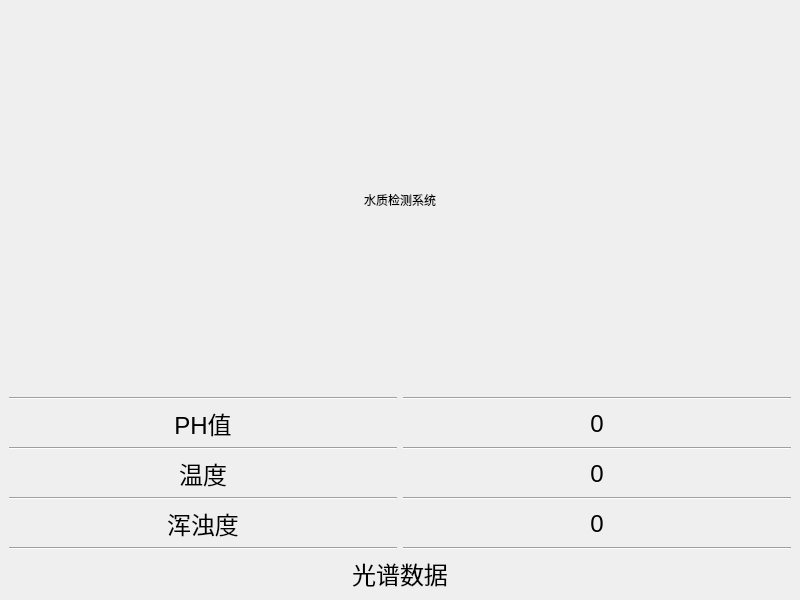
<?xml version="1.0" encoding="UTF-8"?>
<ui version="4.0">
 <class>MainWindow</class>
 <widget class="QMainWindow" name="MainWindow">
  <property name="geometry">
   <rect>
    <x>0</x>
    <y>0</y>
    <width>800</width>
    <height>600</height>
   </rect>
  </property>
  <property name="windowTitle">
   <string>MainWindow</string>
  </property>
  <widget class="QWidget" name="centralwidget">
   <layout class="QVBoxLayout" name="verticalLayout" stretch="1,0,0">
    <item>
     <widget class="QLabel" name="title">
      <property name="styleSheet">
       <string notr="true">font: 20pt &quot;微软雅黑&quot;;</string>
      </property>
      <property name="text">
       <string>水质检测系统</string>
      </property>
      <property name="alignment">
       <set>Qt::AlignCenter</set>
      </property>
     </widget>
    </item>
    <item>
     <layout class="QGridLayout" name="gridLayout">
      <property name="sizeConstraint">
       <enum>QLayout::SetMaximumSize</enum>
      </property>
      <item row="4" column="1">
       <widget class="QLabel" name="temp_value">
        <property name="font">
         <font>
          <pointsize>18</pointsize>
         </font>
        </property>
        <property name="text">
         <string>0</string>
        </property>
        <property name="alignment">
         <set>Qt::AlignCenter</set>
        </property>
       </widget>
      </item>
      <item row="1" column="1">
       <widget class="QLabel" name="ph_value">
        <property name="font">
         <font>
          <pointsize>18</pointsize>
         </font>
        </property>
        <property name="text">
         <string>0</string>
        </property>
        <property name="alignment">
         <set>Qt::AlignCenter</set>
        </property>
       </widget>
      </item>
      <item row="4" column="0">
       <widget class="QLabel" name="temp_label">
        <property name="font">
         <font>
          <pointsize>18</pointsize>
         </font>
        </property>
        <property name="text">
         <string>温度</string>
        </property>
        <property name="alignment">
         <set>Qt::AlignCenter</set>
        </property>
       </widget>
      </item>
      <item row="7" column="1">
       <widget class="QLabel" name="tre_value">
        <property name="font">
         <font>
          <pointsize>18</pointsize>
         </font>
        </property>
        <property name="text">
         <string>0</string>
        </property>
        <property name="alignment">
         <set>Qt::AlignCenter</set>
        </property>
       </widget>
      </item>
      <item row="5" column="1">
       <widget class="Line" name="line_5">
        <property name="orientation">
         <enum>Qt::Horizontal</enum>
        </property>
       </widget>
      </item>
      <item row="2" column="1">
       <widget class="Line" name="line_3">
        <property name="orientation">
         <enum>Qt::Horizontal</enum>
        </property>
       </widget>
      </item>
      <item row="8" column="1">
       <widget class="Line" name="line">
        <property name="orientation">
         <enum>Qt::Horizontal</enum>
        </property>
       </widget>
      </item>
      <item row="2" column="0">
       <widget class="Line" name="line_2">
        <property name="orientation">
         <enum>Qt::Horizontal</enum>
        </property>
       </widget>
      </item>
      <item row="1" column="0">
       <widget class="QLabel" name="ph_label">
        <property name="font">
         <font>
          <pointsize>18</pointsize>
         </font>
        </property>
        <property name="text">
         <string>PH值</string>
        </property>
        <property name="alignment">
         <set>Qt::AlignCenter</set>
        </property>
       </widget>
      </item>
      <item row="5" column="0">
       <widget class="Line" name="line_4">
        <property name="orientation">
         <enum>Qt::Horizontal</enum>
        </property>
       </widget>
      </item>
      <item row="7" column="0">
       <widget class="QLabel" name="tre_label">
        <property name="font">
         <font>
          <pointsize>18</pointsize>
         </font>
        </property>
        <property name="text">
         <string>浑浊度</string>
        </property>
        <property name="alignment">
         <set>Qt::AlignCenter</set>
        </property>
       </widget>
      </item>
      <item row="0" column="0">
       <widget class="Line" name="line_6">
        <property name="orientation">
         <enum>Qt::Horizontal</enum>
        </property>
       </widget>
      </item>
      <item row="8" column="0">
       <widget class="Line" name="line_7">
        <property name="orientation">
         <enum>Qt::Horizontal</enum>
        </property>
       </widget>
      </item>
      <item row="0" column="1">
       <widget class="Line" name="line_8">
        <property name="orientation">
         <enum>Qt::Horizontal</enum>
        </property>
       </widget>
      </item>
     </layout>
    </item>
    <item>
     <widget class="QLabel" name="label">
      <property name="font">
       <font>
        <pointsize>18</pointsize>
       </font>
      </property>
      <property name="text">
       <string>光谱数据</string>
      </property>
      <property name="alignment">
       <set>Qt::AlignCenter</set>
      </property>
     </widget>
    </item>
   </layout>
  </widget>
 </widget>
 <resources/>
 <connections/>
</ui>
